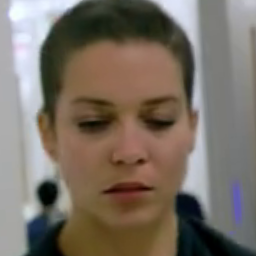
#> input picture images/face.png, 256 x 256 px
$ python FAImageFourier.py
#> lines starting #> are read from the running program, lines starting #| are printed output that depends on the picture
import cv2
import numpy as np
import matplotlib.pyplot as plt

class CFAImageFourier(object):
    """
    CFAImageFourier provides tools for Fourier analysis of grayscale or RGB images.

    Features:
    - Compute raw magnitude and phase components of an image
    - Generate enhanced visualizations for magnitude and phase
    - Reconstruct image from frequency domain
    - Display original, magnitude, phase, and reconstructed images side-by-side
    """

    def __init__(self, image):
        """
        Initialize the object with an input image and compute its Fourier components.

        Args:
            image (ndarray): Grayscale or RGB image
        """
        self.m_image = image
        self.m_magnitude = []
        self.m_phase = []
        self.__parse()

    @staticmethod
    def get_image_components(image):
        """
        Compute magnitude and phase from a single image channel using 2D FFT.

        Args:
            image (ndarray): Single-channel image

        Returns:
            tuple: (magnitude, phase)
        """
        fft_image = np.fft.fft2(image)
        fft_shifted = np.fft.fftshift(fft_image)
        magnitude = np.abs(fft_shifted)
        phase = np.angle(fft_shifted)
        return magnitude, phase

    @staticmethod
    def normalize_and_enhance(array, alpha=1.0, beta=0):
        """
        Normalize an array to 0–255 and apply linear enhancement.

        Args:
            array (ndarray): Input data
            alpha (float): Contrast scaling factor
            beta (float): Brightness offset
            Normalize an array to 0–255 and apply linear enhancement.
            Handles NaN, Inf, and constant arrays robustly.
        Returns:
            ndarray: 8-bit image for visualization
        """
        array = array.astype(np.float64)
        array = cv2.normalize(array, None, 0, 255, cv2.NORM_MINMAX)
        array = np.uint8(array)
        array = cv2.convertScaleAbs(array, alpha=alpha, beta=beta)
        return array

    def __parse(self):
        """
        Internal method: Decompose the image into magnitude and phase,
        handling both grayscale and RGB cases.
        """
        self.m_magnitude = []
        self.m_phase = []

        if self.m_image.ndim == 2 or (self.m_image.ndim == 3 and self.m_image.shape[2] == 1):
            magnitude, phase = CFAImageFourier.get_image_components(self.m_image)
            self.m_magnitude = [magnitude]
            self.m_phase = [phase]

        elif self.m_image.ndim == 3 and self.m_image.shape[2] == 3:
            for c in range(3):
                mag, phs = CFAImageFourier.get_image_components(self.m_image[:, :, c])
                self.m_magnitude.append(mag)
                self.m_phase.append(phs)
        else:
            raise ValueError("Unsupported image format.")

    def get_raw_spectrum(self):
        """
        Get the raw magnitude and phase data (for reconstruction).

        Returns:
            tuple: (magnitude list, phase list)
        """
        return self.m_magnitude, self.m_phase

    def get_display_spectrum(self, alpha=1.0, beta=0, magnitude=None, phase=None):
        """
        Generate enhanced visualizations of magnitude and phase for display.

        Args:
            alpha (float): Contrast enhancement factor
            beta (float): Brightness offset
            magnitude / phase: override stored spectrum. Pass ``None`` to
                use the stored value (which is the default).

        Returns:
            tuple: (magnitude images, phase images)
        """

        tmp_magnitude = self.m_magnitude if magnitude is None else magnitude
        tmp_phase = self.m_phase if phase is None else phase

        display_mag = []
        display_phase = []
        for mag_raw, phase_raw in zip(tmp_magnitude, tmp_phase):
            with np.errstate(divide='ignore', invalid='ignore'):
                mag_log = np.log1p(np.abs(mag_raw))
            mag_disp = CFAImageFourier.normalize_and_enhance(mag_log, alpha=alpha, beta=beta)
            #mag_disp = CFAImageFourier.normalize_and_enhance(np.log(1 + mag_raw), alpha=alpha, beta=beta)
            phase_norm = (phase_raw + np.pi) / (2 * np.pi)  # Normalize phase to [0,1]
            phase_disp = CFAImageFourier.normalize_and_enhance(phase_norm, alpha=alpha, beta=beta)
            display_mag.append(mag_disp)
            display_phase.append(phase_disp)

        return display_mag, display_phase

    def get_reconstruct(self, magnitude=None, phase=None):
        """
        Reconstruct the spatial-domain image from stored magnitude and phase.

        Pass ``None`` (default) to use the stored spectrum. Pass an
        explicit array (even all-zeros) to override it.

        Returns:
            ndarray: Reconstructed image
        """

        tmp_magnitude = self.m_magnitude if magnitude is None else magnitude
        tmp_phase = self.m_phase if phase is None else phase
        reconstructed_channels = []
        for mag, pha in zip(tmp_magnitude, tmp_phase):
            complex_spectrum = mag * np.exp(1j * pha)
            fft_unshifted = np.fft.ifftshift(complex_spectrum)
            img_reconstructed = np.fft.ifft2(fft_unshifted)
            img_reconstructed = np.real(img_reconstructed)
            img_reconstructed = cv2.normalize(img_reconstructed, None, 0, 255, cv2.NORM_MINMAX)
            reconstructed_channels.append(np.uint8(img_reconstructed))

        if len(reconstructed_channels) == 1:
            return reconstructed_channels[0]
        else:
            return cv2.merge(reconstructed_channels)

    def extract_by_freq_mask(self, mask_mag=None, mask_phase=None):
        """
        Use a custom binary mask (same size as a frequency map) to select
        which frequency components to retain.

        Args:
            mask_mag (ndarray or None): mask multiplied into the
                magnitude spectrum. ``None`` (default) keeps the
                magnitude unchanged. To zero everything out, pass an
                all-zero array explicitly.
            mask_phase (ndarray or None): same for the phase spectrum.

        Returns:
            ndarray: Reconstructed image using the masked frequency
            domain.
        """
        if mask_mag is None:
            magnitude = self.m_magnitude
        else:
            magnitude = mask_mag * np.asarray(self.m_magnitude)
        if mask_phase is None:
            phase = self.m_phase
        else:
            phase = mask_phase * np.asarray(self.m_phase)
        return self.get_reconstruct(magnitude=magnitude, phase=phase)

    def plot(self,
             raw_magnitude_disp=[],
             raw_phase_disp = [],
             customized_magnitude_disp = [],
             customized_phase_disp = [],
             full_reconstructed=np.array([]),
             mask_reconstructed=np.array([])):
        """
        Display original, magnitude, phase, reconstructed images,
        and optionally regions extracted from frequency and phase.

        Args:
            raw_magnitude_disp (list): List of visualized magnitude images
            raw_phase_disp (list): List of visualized phase images
            customized_magnitude_disp (list): List of customized visualized magnitude images
            customized_phase_disp (list): List of customized visualized phase images
            full_reconstructed (ndarray): Reconstructed from raw magnitude and phase
            mask_reconstructed (ndarray): Reconstructed from masked magnitude and phase
        """
        def enhance_contrast(image, beta=0, min_scale=1, max_scale=1.8):
            std = np.std(image)
            max_std = 160.0
            scale = max_scale - (std / max_std) * (max_scale - min_scale)
            scale = np.clip(scale, min_scale, max_scale)
            enhanced = cv2.convertScaleAbs(image, alpha=scale, beta=beta)
            return enhanced

        # Collect all images to display
        images = [
            ("Original", self.m_image),
            ("Raw Magnitude", cv2.merge(raw_magnitude_disp) if len(raw_magnitude_disp) > 1 else raw_magnitude_disp[0] if raw_magnitude_disp else None),
            ("Raw Phase", cv2.merge(raw_phase_disp) if len(raw_phase_disp) > 1 else raw_phase_disp[0] if raw_phase_disp else None),
            ("Customized Magnitude", cv2.merge(customized_magnitude_disp) if len(customized_magnitude_disp) > 1 else customized_magnitude_disp[0] if customized_magnitude_disp else None),
            ("Customized Phase", cv2.merge(customized_phase_disp) if len(customized_phase_disp) > 1 else customized_phase_disp[0] if customized_phase_disp else None),
        ]

        if full_reconstructed.size != 0:
            images.append(("Full Reconstruced", full_reconstructed))
        if mask_reconstructed.size != 0:
            images.append(("Masked Reconstruced", mask_reconstructed))

        n_total = len(images)
        n_cols = (n_total + 1) // 2
        plt.figure(figsize=(8, 6))

        for idx, (title, img) in enumerate(images):
            plt.subplot(2, n_cols, idx + 1)
            if img is None:
                plt.axis('off')
                continue
            if img.ndim == 2:
                plt.imshow(enhance_contrast(img), cmap='gray', vmin=0, vmax=255)
            else:
                plt.imshow(cv2.cvtColor(enhance_contrast(img), cv2.COLOR_BGR2RGB), vmin=0, vmax=255)
            plt.title(title)
            plt.axis('off')

        plt.tight_layout()
        plt.show()

def main():

    # Read image
    #image = cv2.imread("../images/face.png",cv2.IMREAD_GRAYSCALE)
    image = cv2.imread("../images/face.png")
#> image is the input picture: shape (256, 256, 3); mean B, G, R 100.1, 111, 121.2

    # Create CFAImageFourier instance
    fourier = CFAImageFourier(image)
#> after the loop in __parse, `for c in range(3):`: self.m_magnitude = 3 items

    # Get raw spectrum
    raw_mag, raw_phase = fourier.get_raw_spectrum()
#> raw_mag = 3 items; raw_phase = 3 items

    # Get display spectrum
    raw_mag_disp, raw_phase_disp = fourier.get_display_spectrum(alpha=1.5)
#> the loop in get_display_spectrum, `for mag_raw, phase_raw in zip(tmp_magnitude, tmp_phase):` made 3 passes
#> after the loop in get_display_spectrum, `for mag_raw, phase_raw in zip(tmp_magnitude, tmp_phase):`:
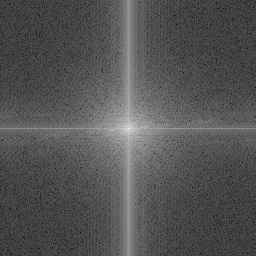
#> mag_log: shape (256, 256) float64; min 0.19, max 15.89, mean 5.4; drawn with min black and max white
#> after the loop in get_display_spectrum, `for mag_raw, phase_raw in zip(tmp_magnitude, tmp_phase):`:
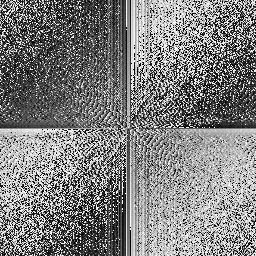
#> phase_norm: shape (256, 256) float64; min 2.29e-07, max 1, mean 0.5
#> raw_mag_disp = 3 items; raw_phase_disp = 3 items

    # Fake mask (reserve odd frequencies))
    h, w = raw_mag[0].shape
#> h = 256; w = 256
    Y, X = np.ogrid[:h, :w]
#> Y = 256 values from 0 to 255
    mask = ((X % 2 == 1) & (Y % 2 == 1)).astype(np.uint8)

    # Get masked display spectrum
    customized_mag_list = raw_mag * mask
    customized_phase_list = raw_phase * mask
    customized_mag_disp, customized_phase_disp = fourier.get_display_spectrum(alpha=1.5,
                                                                              magnitude = customized_mag_list,
                                                                              phase = customized_phase_list)
#> call 2 of get_display_spectrum, with alpha = 1.5, beta = 0, magnitude = array of shape (3, 256, 256), phase = array of shape (3, 256, 256)
#> the loop in get_display_spectrum (call 2), `for mag_raw, phase_raw in zip(tmp_magnitude, tmp_phase):` made 3 passes
#> after the loop in get_display_spectrum (call 2), `for mag_raw, phase_raw in zip(tmp_magnitude, tmp_phase):`:
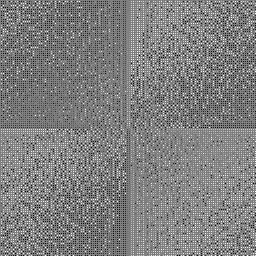
#> phase_norm: shape (256, 256) float64; min 7.69e-05, max 1, mean 0.5
#> customized_mag_disp = 3 items; customized_phase_disp = 3 items
    # Reconstruct full image
    full_reconstructed = fourier.get_reconstruct()
#> the loop in get_reconstruct, `for mag, pha in zip(tmp_magnitude, tmp_phase):` made 3 passes
#> after the loop in get_reconstruct, `for mag, pha in zip(tmp_magnitude, tmp_phase):`:
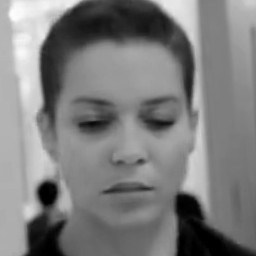
#> img_reconstructed: shape (256, 256) float64; min 0, max 255, mean 125.7

    #Reconstructet image by frequency mask
    masked_reconstructed = fourier.extract_by_freq_mask(mask)
#> the loop in get_reconstruct (call 2), `for mag, pha in zip(tmp_magnitude, tmp_phase):` made 3 passes
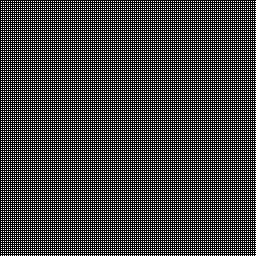
#> mask: shape (256, 256); values 0 (black) and 1 (white), 25% white in thin lines or dots

    # Show full result
    fourier.plot(raw_mag_disp,
                 raw_phase_disp,
                 customized_mag_disp,
                 customized_phase_disp,
                 full_reconstructed,
                 masked_reconstructed)
#> in plot, `n_total = len(images)`: n_total = 7
#> in plot, `n_cols = (n_total + 1) // 2`: n_cols = 4
#> the loop in plot, `for idx, (title, img) in enumerate(images):` made 7 passes
#> title on passes 1 to 7: 'Original', 'Raw Magnitude', 'Raw Phase', 'Customized Magnitude', 'Customized Phase', 'Full Reconstruced', 'Masked Reconstruced'
#> pass 1, in enhance_contrast, `enhanced = cv2.convertScaleAbs(image, alpha=scale, beta=beta)`:
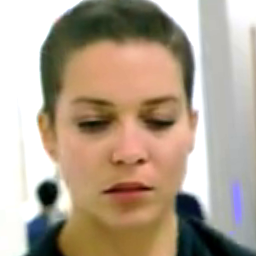
#> enhanced: shape (256, 256, 3); mean B, G, R 143.3, 161.7, 178.1
#> in plot, `plt.show()`:
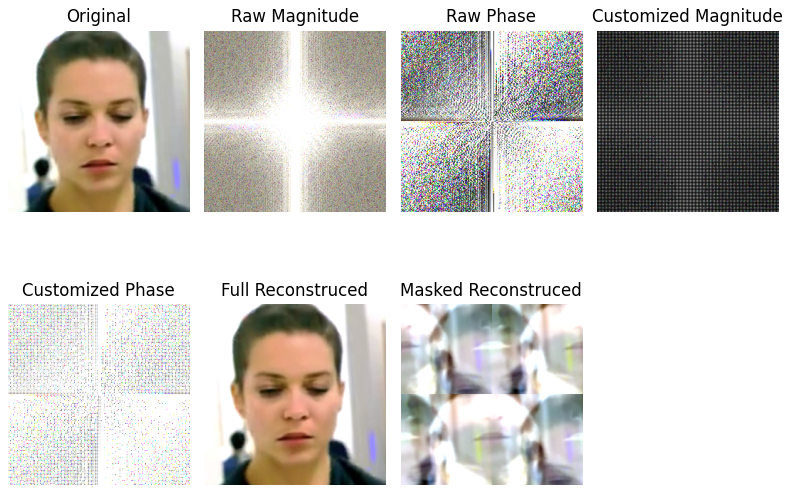
#> figure drawn by matplotlib, 7 panels

if __name__ == "__main__":
    main()

$ run again, with images/fourier.png copied over images/face.png
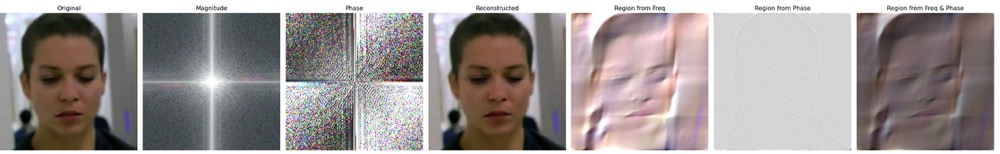
#> input picture images/fourier.png, 1000 x 154 px
#> in main, image is the input picture: shape (154, 1000, 3); mean B, G, R 147.5, 148.2, 155.8
#> after the loop in __parse, `for c in range(3):`: self.m_magnitude = 3 items
#> the loop in get_display_spectrum, `for mag_raw, phase_raw in zip(tmp_magnitude, tmp_phase):` made 3 passes
#> the loop in get_display_spectrum (call 2), `for mag_raw, phase_raw in zip(tmp_magnitude, tmp_phase):` made 3 passes
#> the loop in get_reconstruct, `for mag, pha in zip(tmp_magnitude, tmp_phase):` made 3 passes
#> the loop in get_reconstruct (call 2), `for mag, pha in zip(tmp_magnitude, tmp_phase):` made 3 passes
#> in main, `masked_reconstructed = fourier.extract_by_freq_mask(mask)`:
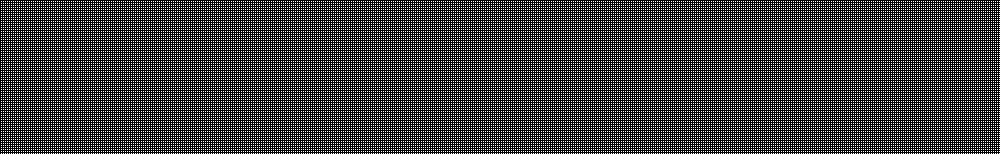
#> mask: shape (154, 1000); values 0 (black) and 1 (white), 25% white in thin lines or dots
#> n_total = 7
#> n_cols = 4
#> the loop in plot, `for idx, (title, img) in enumerate(images):` made 7 passes
#> title on passes 1 to 7: 'Original', 'Raw Magnitude', 'Raw Phase', 'Customized Magnitude', 'Customized Phase', 'Full Reconstruced', 'Masked Reconstruced'
#> pass 3, in enhance_contrast (call 3), `enhanced = cv2.convertScaleAbs(image, alpha=scale, beta=beta)`:
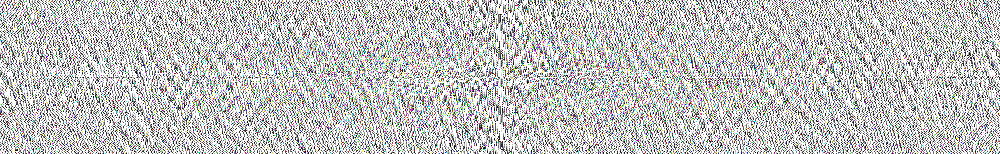
#> enhanced: shape (154, 1000, 3); mean of channels 0, 1, 2 192.8, 192.9, 192.8; drawn as B, G, R
